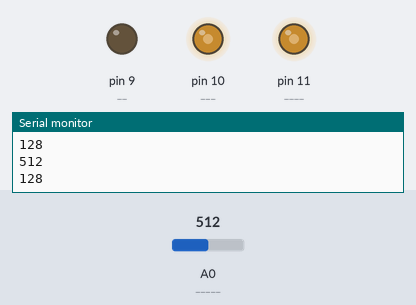
The sketch below on a simulated Arduino Uno, built with avr-gcc and run on an emulated ATmega328P. On the bench: output pins drawn as LEDs (lit = HIGH), the last lines printed to the serial monitor. Inputs (shaded band) come from the test bench; at power-on: A0 (_____) = 512.

Above: at 1.2 s.
1.3 s: A0 (_____) set to 716
At 2.5 s:
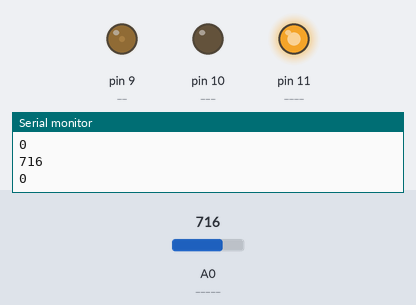
2.8 s: A0 (_____) set to 900
At 3.8 s:
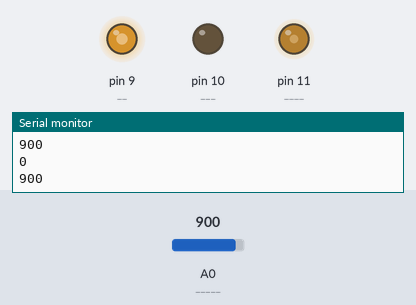
4.3 s: A0 (_____) set to 1023
At 4.9 s:
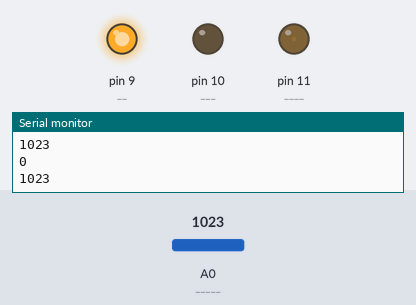
5.8 s: A0 (_____) set to 306
At 6.3 s:
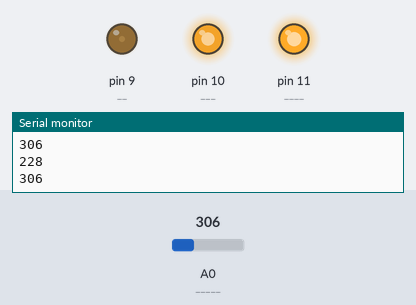
7.3 s: A0 (_____) set to 122
At 8.5 s:
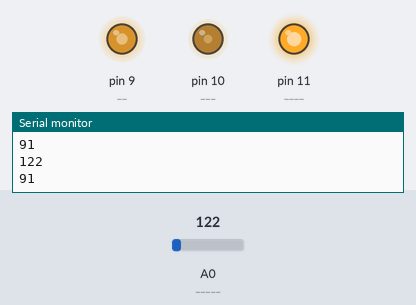
Timing chart, 0 to 9.8 s (numbered marks = the images above; inputs shaded):
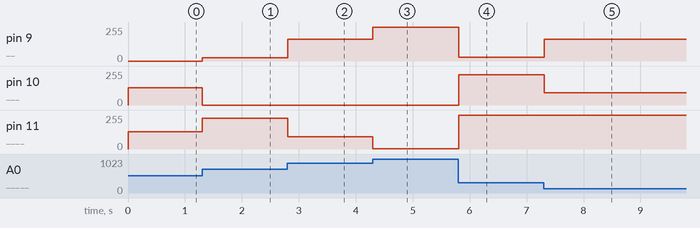

The sketch:

10I_Softpot.ino
```cpp
int __ = 9, ___ = 10, ____ = 11, _____ = 0;

int ______,_______,________;
void setup() {
  // put your setup code here, to run once:
  pinMode(__,OUTPUT);
  pinMode(___,OUTPUT);
  pinMode(____,OUTPUT);

  Serial.begin(9600);
}

// snake case > camel case
void _(int _________)
{
  ______ = constrain(map(_________,0,341,255,0),0,255)
         + constrain(map(_________,682,1023,0,255),0,255);
  _______ = constrain(map(_________,0,341,0,255),0,255)
          - constrain(map(_________,341,682,0,255),0,255);
  ________ = constrain(map(_________,341,682,255,0),0,255)
           - constrain(map(_________,682,1023,0,255),0,255);
  analogWrite(__,______);
  analogWrite(___,_______);
  analogWrite(____,________);
  Serial.println(_______);
  Serial.println(_________);
}

void loop() {
  // put your main code here, to run repeatedly:
  _(analogRead(_____));
}
```

Measured:
- after the input at 1.3 s, pin 9 (__): 0/255 → 25/255 at once; pin 10 (___): 128/255 → 0/255 at once; pin 11 (____): 128/255 → 231/255 at once
- after the input at 2.8 s, pin 9 (__): 25/255 → 163/255 at once; pin 11 (____): 231/255 → 93/255 at once
- after the input at 4.3 s, pin 9 (__): 163/255 → 255/255 at once; pin 11 (____): 93/255 → 1/255 at once
- after the input at 5.8 s, pin 9 (__): 255/255 → 27/255 at once; pin 10 (___): 0/255 → 228/255 at once; pin 11 (____): 1/255 → 255/255 at once
- after the input at 7.3 s, pin 9 (__): 27/255 → 164/255 at once; pin 10 (___): 228/255 → 91/255 at once
